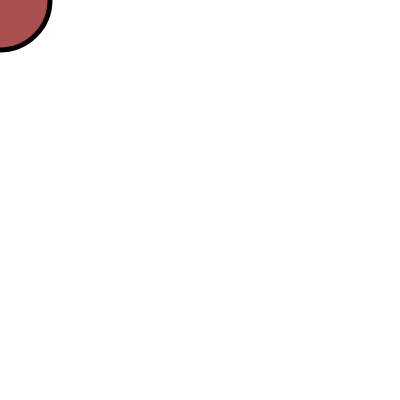
Frame 1 (no input)
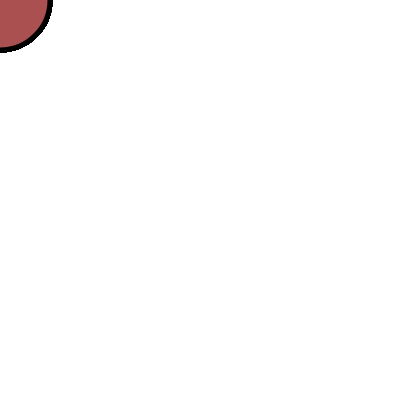
Frame 60 (no input)
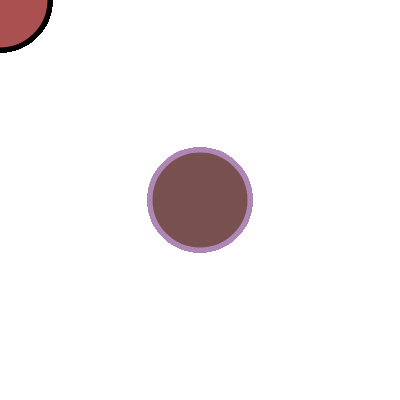
Frame 120 (the mouse pressed at the canvas centre since frame 60)

The p5.js sketch that drew these frames (run headless with seeded random() and noise() and a simulated clock; from frame 60 on, the mouse is pressed at the canvas centre):

// p5.js sketch
// ── sketch.js
function setup() {
  createCanvas(400, 400);
  strokeWeight(5);
}

function draw() {
  // background(220);
  circle(mouseX, mouseY, 100);
}

function mouseMoved() {
  fill(random(100, 200), 80, 80);
}

function mousePressed() {
  stroke(random(100, 200), random(100, 200), random(100, 200))
}
